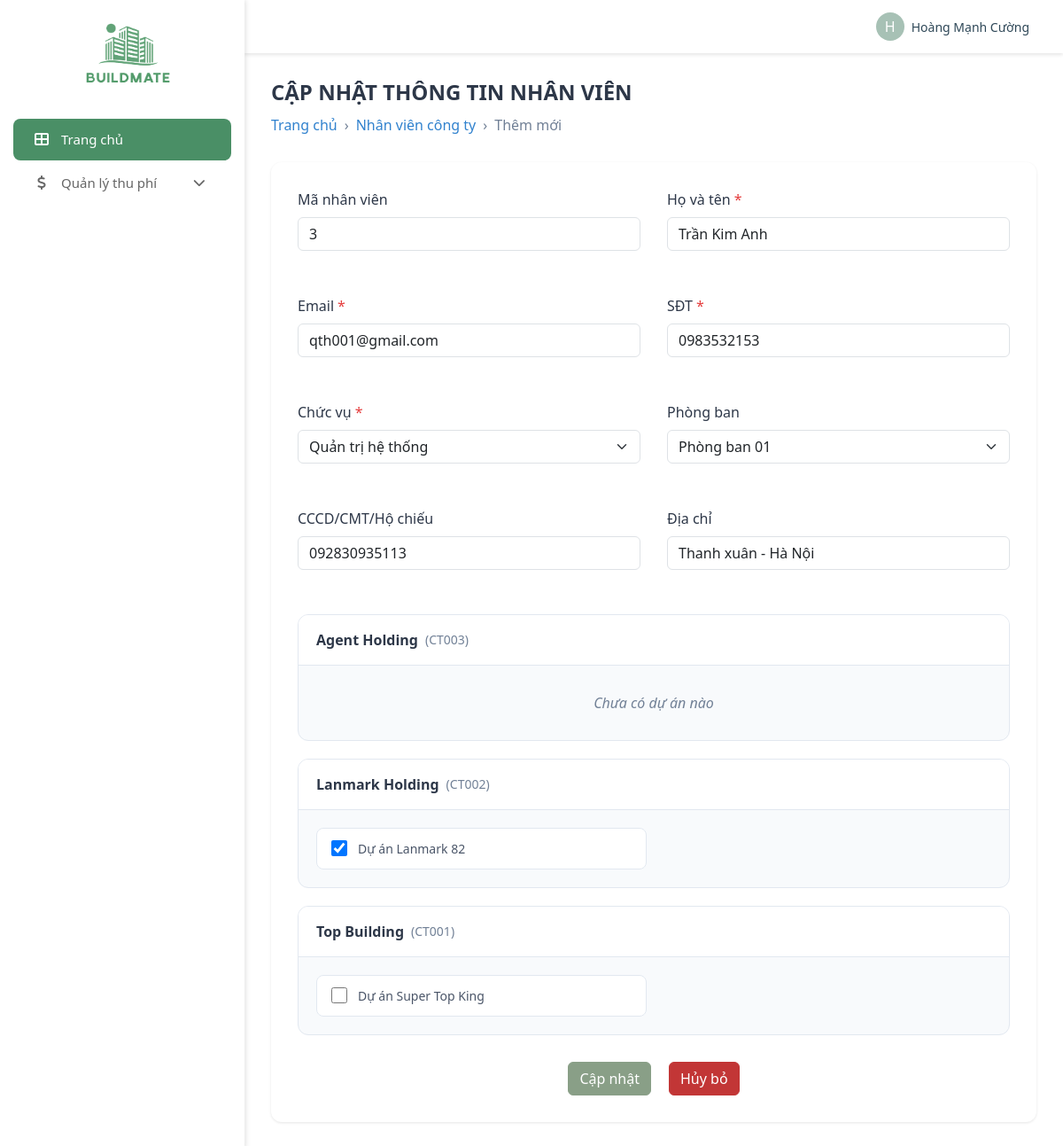
Page /admin/data-info/update_employee.php?id=3 (signed in) on the committed database.
### tables this page shows
CREATE TABLE `staffs` (
  `ID` int(11) NOT NULL,
  `Name` varchar(255) DEFAULT NULL,
  `Email` varchar(255) DEFAULT NULL,
  `PhoneNumber` varchar(20) DEFAULT NULL,
  `Position` varchar(100) DEFAULT NULL,
  `Address` text DEFAULT NULL,
  `DepartmentId` int(11) NOT NULL,
  `NationalID` varchar(50) DEFAULT NULL,
  `Status` enum('active','inactive') DEFAULT 'active'
);

CREATE TABLE `departments` (
  `ID` int(11) NOT NULL,
  `Name` varchar(255) DEFAULT NULL,
  `Code` varchar(255) NOT NULL,
  `PhoneNumber` varchar(20) DEFAULT NULL,
  `Email` varchar(255) DEFAULT NULL,
  `Description` text DEFAULT NULL,
  `DepartmentManagerID` int(11) DEFAULT NULL
);

CREATE TABLE `companies` (
  `CompanyId` int(11) NOT NULL,
  `Code` varchar(50) NOT NULL,
  `Name` varchar(255) NOT NULL
);

CREATE TABLE `projects` (
  `ProjectID` int(11) NOT NULL,
  `Name` varchar(255) NOT NULL,
  `Address` text NOT NULL,
  `Phone` varchar(20) DEFAULT NULL,
  `Email` varchar(255) DEFAULT NULL,
  `Deadlock` date DEFAULT NULL,
  `Description` text DEFAULT NULL,
  `OperationId` varchar(50) DEFAULT NULL,
  `TownShipId` int(11) NOT NULL,
  `ManagerId` int(11) NOT NULL,
  `Status` varchar(50) DEFAULT 'active'
);

### admin/data-info/update_employee.php (the view, shortened to what this page needs)
<?php
include '../../database/DBController.php';
if (isset($_GET['id'])) {
    $employee_id = mysqli_real_escape_string($conn, $_GET['id']);
    $select_employee = mysqli_query($conn, "
        SELECT * FROM Staffs WHERE ID = '$employee_id'
    ") or die('Query failed');
    if(mysqli_num_rows($select_employee) > 0) {
        $employee = mysqli_fetch_assoc($select_employee);
    } else {
        header('location: company_employees.php');
        exit();
    }
    $select_staff_projects = mysqli_query($conn, "
        SELECT ProjectId FROM StaffProjects WHERE StaffId = '$employee_id'
    ");
    $staff_projects = [];
    while($row = mysqli_fetch_assoc($select_staff_projects)) {
        $staff_projects[] = $row['ProjectId'];
    }
} else {
    header('location: company_employees.php');
    exit();
}
$select_departments = mysqli_query($conn, "SELECT * FROM Departments ORDER BY Name");
$select_companies = mysqli_query($conn, "
    SELECT DISTINCT c.*, p.ProjectID, p.Name as ProjectName
    FROM Companies c
    LEFT JOIN Projects p ON p.TownShipId IN (
        SELECT TownShipId FROM TownShips WHERE CompanyId = c.CompanyId
    )
    ORDER BY c.Name, p.Name
");
$companies = [];
while ($row = mysqli_fetch_assoc($select_companies)) {
    if (!isset($companies[$row['CompanyId']])) {
        $companies[$row['CompanyId']] = [
            'code' => $row['Code'],
            'name' => $row['Name'],
            'projects' => []
        ];
    }
    if ($row['ProjectID']) {
        $companies[$row['CompanyId']]['projects'][] = [
            'id' => $row['ProjectID'],
            'name' => $row['ProjectName']
        ];
    }
}
?>
<!DOCTYPE html>
<html lang="en">
<head>
    <link rel="stylesheet" href="https://cdnjs.cloudflare.com/ajax/libs/font-awesome/6.0.0/css/all.min.css">
    <link href="https://cdn.jsdelivr.net/npm/bootstrap@5.3.0/dist/css/bootstrap.min.css" rel="stylesheet">
</head>
<body>
    <div class="d-flex">
        <?php include '../admin_navbar.php'; ?>
        <div style="width: 100%;">
            <?php include '../admin_header.php'; ?>
            <div class="manage-container">
            <div class="page-header">
                <h2>CẬP NHẬT THÔNG TIN NHÂN VIÊN</h2>
                <div class="breadcrumb">
                    <a href="dashboard.php">Trang chủ</a>
                    <span>›</span>
                    <a href="company_employees.php">Nhân viên công ty</a>
                    <span>›</span>
                    <span>Thêm mới</span>
                </div>
            </div>
            <div class="form-container">
                <form action="" method="post">
                    <div class="form-row">
                        <div class="form-group">
                            <label class="form-label">
                                Mã nhân viên
                            </label>
                            <input type="text" class="form-control" value="<?php echo $employee['ID']; ?>" readonly>
                        </div>
                        <div class="form-group">
                            <label class="form-label">
                                Họ và tên<span class="required">*</span>
                            </label>
                            <input type="text" name="fullname" class="form-control"
                                   value="<?php echo $employee['Name']; ?>" required>
                        </div>
                    </div>
                    <div class="form-row">
                        <div class="form-group">
                            <label class="form-label">
                                Email<span class="required">*</span>
                            </label>
                            <input type="email" name="email" class="form-control"
                                   value="<?php echo $employee['Email']; ?>" required>
                        </div>
                        <div class="form-group">
                            <label class="form-label">
                                SĐT<span class="required">*</span>
                            </label>
                            <input type="tel" name="phone" class="form-control"
                                   value="<?php echo $employee['PhoneNumber']; ?>" required>
                        </div>
                    </div>
                    <div class="form-row">
                        <div class="form-group">
                            <label class="form-label">
                                Chức vụ<span class="required">*</span>
                            </label>
                            <select name="position" class="form-select" required>
                                <option value="Quản trị hệ thống" <?php echo $employee['Position'] === 'Quản trị hệ thống' ? 'selected' : ''; ?>>Quản trị hệ thống</option>
                            </select>
                        </div>
                        <div class="form-group">
                            <label class="form-label">Phòng ban</label>
                            <select name="department" class="form-select">
                                <?php while($dept = mysqli_fetch_assoc($select_departments)) { ?>
                                    <option value="<?php echo $dept['ID']; ?>" <?php echo $employee['DepartmentId'] == $dept['ID'] ? 'selected' : ''; ?>>
                                        <?php echo $dept['Name']; ?>
                                    </option>
                                <?php } ?>
                            </select>
                        </div>
                    </div>
                    <div class="form-row">
                        <div class="form-group">
                            <label class="form-label">CCCD/CMT/Hộ chiếu</label>
                            <input type="text" name="id_card" class="form-control" value="<?php echo $employee['NationalID']; ?>">
                        </div>
                        <div class="form-group">
                            <label class="form-label">Địa chỉ</label>
                            <input type="text" name="address" class="form-control" value="<?php echo $employee['Address']; ?>">
                        </div>
                    </div>
                    <div class="company-sections">
                        <?php foreach ($companies as $company_id => $company) { ?>
                            <div class="company-section">
                                <div class="company-header">
                                    <div class="company-title">
                                        <?php echo htmlspecialchars($company['name']); ?>
                                        <span class="company-code">(<?php echo htmlspecialchars($company['code']); ?>)</span>
                                    </div>
                                </div>
                                <?php if (!empty($company['projects'])) { ?>
                                    <div class="project-list">
                                        <?php foreach ($company['projects'] as $project) { ?>
                                            <div class="project-item">
                                                <input type="checkbox" name="projects[]"
                                                       value="<?php echo $project['id']; ?>"
                                                       id="project-<?php echo $project['id']; ?>"
                                                       <?php echo in_array($project['id'], $staff_projects) ? 'checked' : ''; ?>>
                                                <label for="project-<?php echo $project['id']; ?>">
                                                    <?php echo htmlspecialchars($project['name']); ?>
                                                </label>
                                            </div>
                                        <?php } ?>
                                    </div>
                                <?php } else { ?>
                                    <div class="no-projects">Chưa có dự án nào</div>
                                <?php } ?>
                            </div>
                        <?php } ?>
                    </div>
                    <div class="btn-container">
                        <button type="submit" name="submit" class="btn btn-submit">
                            Cập nhật
                        </button>
                        <a href="company_employees.php" class="btn btn-cancel">
                            Hủy bỏ
                        </a>
                    </div>
                </form>
            </div>
            </div>
        </div>
    </div>
</body>
</html>

### admin/data-info/update_employee.php (style rules this page uses)
.manage-container { padding: 30px; width: 100%; }
.page-header { margin-bottom: 30px; }
.page-header h2 { font-size: 24px; font-weight: 600; color: #2d3748; margin-bottom: 10px; }
.breadcrumb { display: flex; gap: 8px; align-items: center; font-size: 14px; }
.breadcrumb a { color: #3182ce; text-decoration: none; }
.breadcrumb span { color: #718096; }
.form-container { background: #fff; padding: 30px; border-radius: 12px; box-shadow: 0 1px 3px rgba(0,0,0,0.1); }
.form-row { display: grid; grid-template-columns: repeat(2, 1fr); gap: 30px; margin-bottom: 30px; }
.form-group { margin-bottom: 20px; }
.form-label { display: block; font-weight: 500; margin-bottom: 8px; color: #2d3748; }
.required { color: #e53e3e; margin-left: 4px; }
.form-control { width: 100%; padding: 10px 16px; border: 1px solid #e2e8f0; border-radius: 8px; font-size: 14px; transition: all 0.2s; }
.form-select { width: 100%; padding: 10px 16px; border: 1px solid #e2e8f0; border-radius: 8px; font-size: 14px; background-color: white; cursor: pointer; }
.company-sections { margin-top: 30px; }
.company-section { background: #f8fafc; border: 1px solid #e2e8f0; border-radius: 12px; margin-bottom: 20px; overflow: hidden; }
.company-header { padding: 16px 20px; background: #fff; border-bottom: 1px solid #e2e8f0; }
.company-title { font-size: 16px; font-weight: 600; color: #2d3748; display: flex; align-items: center; gap: 8px; }
.company-code { color: #718096; font-size: 14px; font-weight: normal; }
.project-list { padding: 20px; display: grid; grid-template-columns: repeat(auto-fill, minmax(300px, 1fr)); gap: 16px; }
.project-item { background: white; padding: 12px 16px; border: 1px solid #e2e8f0; border-radius: 8px; display: flex; align-items: center; gap: 12px; }
.project-item input[type="checkbox"] { width: 18px; height: 18px; cursor: pointer; }
.project-item label { margin: 0; cursor: pointer; font-size: 14px; color: #4a5568; flex: 1; }
.no-projects { padding: 30px; text-align: center; color: #718096; font-style: italic; }
.btn-container { margin-top: 30px; display: flex; justify-content: center; gap: 20px; }
.btn { padding: 8px 24px; border-radius: 6px; font-size: 14px; font-weight: 500; cursor: pointer; transition: all 0.2s; text-decoration: none; background: #FFFFFF; }
.btn-submit { background: #899F87 !important; border: 1px solid #899F87 !important; color: #fff !important; }
.btn-cancel { background: #C23636 !important; border: 1px solid #C23636 !important; color: #fff !important; }

### rows in the picture
staffs: ID "3", fullname "Trần Kim Anh", email "qth001@gmail.com", phone "0983532153", position "Quản trị hệ thống", department "Phòng ban 01", id_card "092830935113", address "Thanh xuân - Hà Nội"
companies: Name "Agent Holding", Code "CT003", shows "Chưa có dự án nào"
companies: Name "Lanmark Holding", Code "CT002", projects.Name "Dự án Lanmark 82"
projects: ProjectID "☑"
companies: Name "Top Building", Code "CT001", projects.Name "Dự án Super Top King"

### other values in the picture
substr($name, 0, 1) "H"
$name "Hoàng Mạnh Cường"
